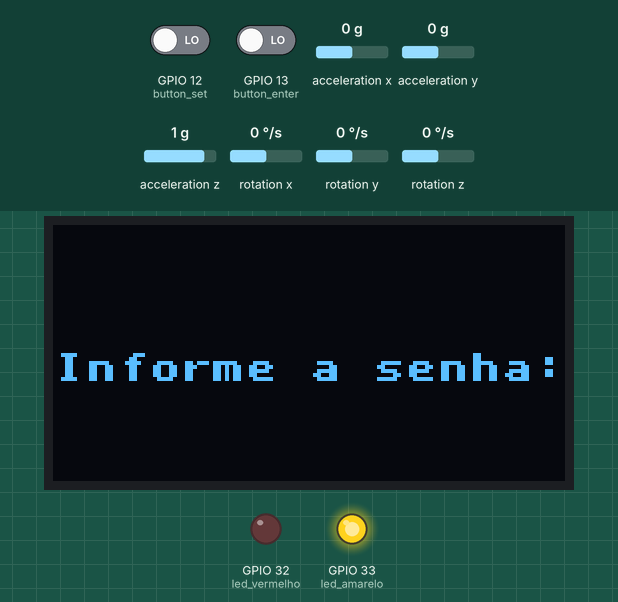
A sketch run on a simulated ESP32. On the bench: 128×64 one-colour display, output pins drawn as LEDs (lit = HIGH). Wiring (inferred from the names in the program): MPU-6050 motion sensor at I2C address 0x68. The test bench sets the inputs (shaded band); at power-on: GPIO 12 (button_set) LOW, GPIO 13 (button_enter) LOW, acceleration x 0 g, acceleration y 0 g, acceleration z 1 g, rotation x 0 °/s, rotation y 0 °/s, rotation z 0 °/s. The OLED is the two-colour kind (top 16 rows yellow); no radio packets arrive unless stated; what the sketch prints to the serial monitor is not drawn.

Above: at 3.7 s.
3.8 s: GPIO 12 (button_set) driven HIGH and GPIO 13 (button_enter) driven HIGH
At 4.6 s:
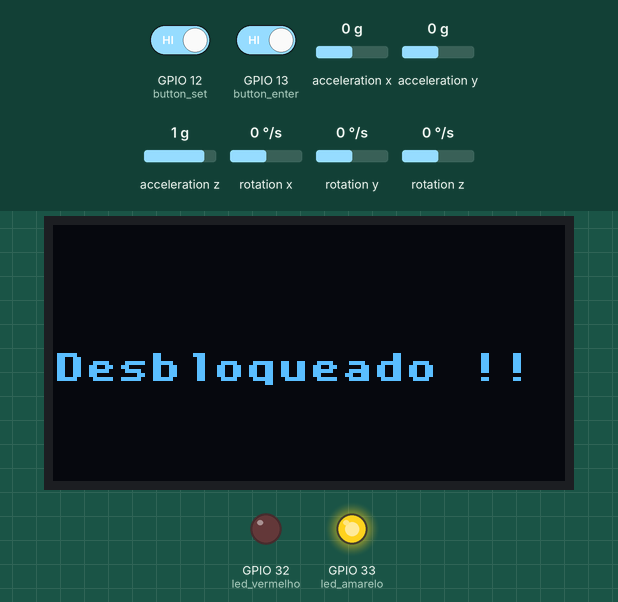
6.8 s: GPIO 12 (button_set) driven LOW
At 10.0 s:
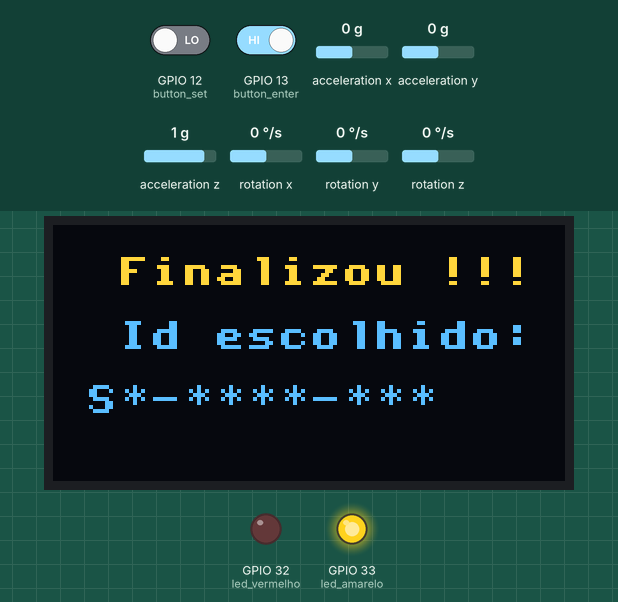
12.1 s: GPIO 12 (button_set) driven HIGH
At 14.94 s:
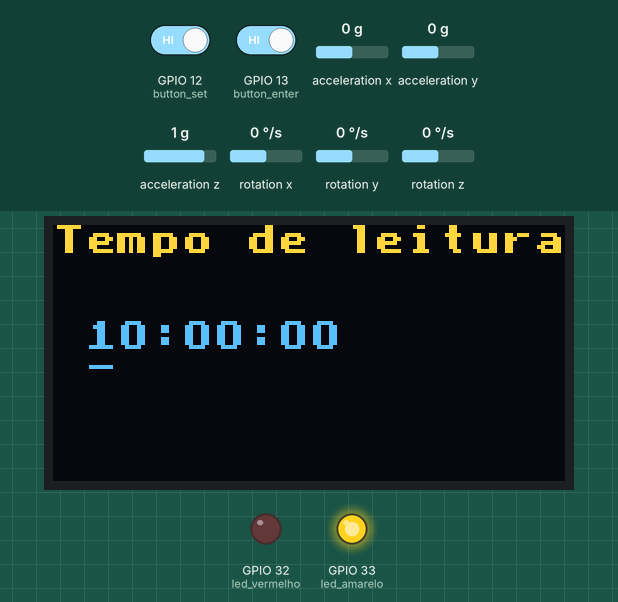
15.1 s: GPIO 12 (button_set) driven LOW
At 18.1 s:
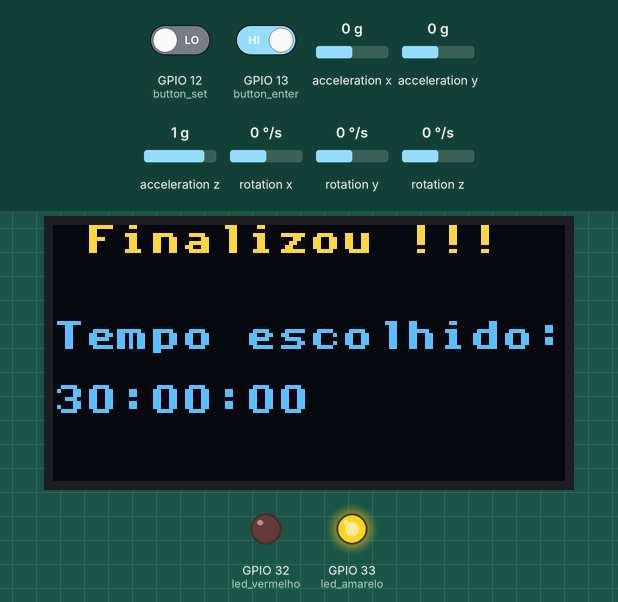
Timing chart, 0 to 22.1 s (numbered marks = the images above; inputs shaded):
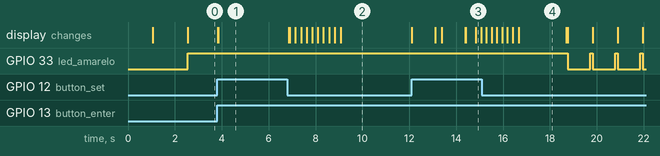

Measured:
- after the input at 3.8 s, the display: first changes at once (image 1 shows a later state)
- after the input at 15.1 s, GPIO 33 (led_amarelo): alternates HIGH for 0.11 s and LOW for 0.96 s, starting after 3.7 s

The sketch:

Slave.ino
```cpp
//Define os botões de set e enter do sensor slave
#define button_set 12
#define button_enter 13

#include <SPI.h> //responsável pela comunicação serial
#include <U8x8lib.h> //responsável por mostrar algo no display da placa
#include <SPI.h> //responsável pela comunicação serial
#include <LoRa.h> //responsável pela comunicação com o WIFI Lora
#include <Wire.h>  //responsável pela comunicação i2c
//Construtor do display
U8X8_SSD1306_128X64_NONAME_SW_I2C u8x8(/* clock=*/ 15, /* data=*/ 4, /* reset=*/ 16); //Construtor do display

// Definição dos pinos para uso do LoRa
#define SCK     5    // GPIO5  -- SX127x's SCK
#define MISO    19   // GPIO19 -- SX127x's MISO
#define MOSI    27   // GPIO27 -- SX127x's MOSI
#define SS      18   // GPIO18 -- SX127x's CS
#define RST     14   // GPIO14 -- SX127x's RESET
#define DI00    26   // GPIO26 -- SX127x's IRQ(Interrupt Request)
#define BAND    915E6  //Frequencia do radio - podemos utilizar ainda : 433E6, 868E6, 915E6
#define PABOOST true

const int MPU_addr=0x68;  // Endereço i2c do sensor

int16_t AcX,AcY,AcZ,Tmp,GyX,GyY,GyZ; // Variáveis que podem ser lidas no sensor

//vetores utilizados para armazenar dados lidos por um tempo enquanto o sensor é calibrado antes de operar
float cal_acx[150];
float cal_acy[150];
float cal_acz[150];
//Variáveis utilizadas para salvar os valores máximos e mínimos lidos

float max_acx,max_acy,max_acz,min_acy,min_acx,min_acz;
//Variáveis auxiliares para controlar a ordem de chamada das funções

int aux_1, aux_2, aux_3;
//Variáveis para indicar se o monitoramento está ok ou não
int indica_normal,indica_disturbio1;

//Definição  dos pinos para o Led
int led_vermelho = 32; // Led vermelho
int led_amarelo = 33; // Led amarelo

//Vetor de busca para construção do teclado com dois botões e vetor para definição do id
char busca[37] = {'A','B','C','D','E','F','G','H','I','J','K','L','M','N','O','P','Q','R','S','T','U','V','W','X','Y','Z','0','1','2','3','4','5','6','7','8','9','-'};
char id_equip[9] = {'*','*','*','*','*','*','*','*','*'};
int busca_2[10] = {0,1,2,3,4,5,6,7,8,9};

//Vetores para o cursor do teclado para indicar na tela
char cursor_id[11] = {'-',' ',' ',' ',' ',' ',' ',' ',' ',' ',' '};
char cursor_tempo[8] = {'-',' ',' ',' ',' ',' ',' ',' '};
//Contador para o Loop do teclado
int contador[6] = {0,0,0,0,0,0};
//Contador para o Loop de calibração
int cont_calibra;

//Variáveis booleanas para controlar a ordem dos eventos iniciais de settings
bool cond_1 = true;
bool cond_2 = true;
bool cond_3 = true;
bool cond_4 = true;

//Variáveis para os dois botões para o teclado
int set_state;
int enter_state;
//String para armazenar o id digitado
String id_equipamento1;
void setup() {
  Serial.begin(9600);
  //Inicialização do LoRa
  loraInit();
  //Declarações para os pinos dos leds e botões
  pinMode(button_set, INPUT);
  pinMode(button_enter, INPUT);
  pinMode(led_vermelho, OUTPUT);
  pinMode(led_amarelo, OUTPUT);
  //Inicialização da lib para o display
  u8x8.begin();
  //Delay de controle
  delay(1500);

}
void loop() {
  while(cond_4){
    digitalWrite(led_amarelo, HIGH);
    //Função para digitar uma senha de acesso ao settings
    senhaAcesso();
    //Função para escolher o id da máquina
    escolheId();
    delay(1000);
    //Função que faz a calibração do sensor
    calibraSensor();
    delay(1000);
    //Função que recebe o tempo de leitura e faz um contador para ler o padrão
    tempoLeitura();
    delay(1000);
    cond_4 = false;
    }
  //Função responsável por ler os dados já em estado de monitoramento
  read_sensor();
  digitalWrite(led_amarelo, HIGH);
  //normal();
  //disturbio_1();
  //Função responsável por enviar os dados lidos para o MASTER
  loraSentPacket_data();

}


void senhaAcesso(){
    while(cond_1){
      set_state = digitalRead(button_set);
      enter_state = digitalRead(button_enter);
      u8x8.setFont( u8x8_font_torussansbold8_r);
      u8x8.drawString(0,4, "Informe a senha: ");

      if(set_state == HIGH && enter_state == HIGH){
          u8x8.clearDisplay();
          u8x8.setFont( u8x8_font_torussansbold8_r);
          u8x8.drawString(0,4, "Desbloqueado !!");
          delay(3000);
          cond_1 = false;
          u8x8.clearDisplay();
        }
      }

}
void escolheId(){
  while(cond_2){
    int aux;
    int x = 0;
    int y = 0;
    int contador = 0;
    while(x < sizeof(id_equip)){ // alterei para -1
      set_state =   digitalRead(button_set);
      enter_state = digitalRead(button_enter);
      u8x8.setFont( u8x8_font_torussansbold8_r);
      u8x8.setCursor(1, 0);
      u8x8.print("Informe o ID:");
      u8x8.setCursor(0, 3);
      u8x8.print(String(id_equip[0])+String(id_equip[1])+"-"+String(id_equip[2])+String(id_equip[3])+String(id_equip[4])+String(id_equip[5])+"-"+String(id_equip[6])+String(id_equip[7])+String(id_equip[8]));
      u8x8.setCursor(0,4);
      u8x8.print(String(cursor_id[0])+String(cursor_id[1])+String(cursor_id[2])+String(cursor_id[3])+String(cursor_id[4])+String(cursor_id[5])+String(cursor_id[6])+String(cursor_id[7])+String(cursor_id[8])+String(cursor_id[9])+String(cursor_id[10]));

      if(set_state == HIGH && y < 37){ // trocar por <=
        id_equip[x] = busca[y];
        y++;
        delay(200);
        Serial.print("X= ");Serial.println(x);
        Serial.print("Y= ");Serial.println(y);
        if(y > 36){
          y = 0;
          u8x8.clearDisplay(); // Teste de resolução do probelma de amostragem múltipla da imagem
          }
        }
        else if (enter_state == HIGH && x < 9){ // TROCAR POR 9
         x = x + 1;
         y = 0;

         if (x < 2) {
            cursor_id[x-1] = ' ';
            cursor_id[x] = '-';
            }
         if (x == 2){
            cursor_id[x + 1] = '-';
            cursor_id[x-1] = ' ';
         }
        if (x > 2 && x < 6){
          cursor_id[x] = ' ';
          cursor_id[x+1] = '-';
          }
        if ( x == 6){
          cursor_id[x] = ' ';
          cursor_id[x+2] = '-';

          }
        if ( x > 6){
          cursor_id[x+1] = ' ';
          cursor_id[x+2] = '-';
          }

         delay(200);
         Serial.print("X= ");Serial.println(x);
         Serial.print("Y= ");Serial.println(y);
        }
        else if (set_state == HIGH && enter_state == HIGH){ // VERIFICAR ESTAS CONDIÇÕES
          }
      }
      cond_2 = false;
      u8x8.clearDisplay();
      u8x8.setFont( u8x8_font_torussansbold8_r);
      u8x8.setCursor(2, 1);
      u8x8.print("Finalizou !!!");
      u8x8.setCursor(2, 3);
      u8x8.print("Id escolhido: ");
      u8x8.setCursor(1, 5);
      u8x8.print("S"+String(id_equip[1])+"-"+String(id_equip[2])+String(id_equip[3])+String(id_equip[4])+String(id_equip[5])+"-"+String(id_equip[6])+String(id_equip[7])+String(id_equip[8]));
      delay(3000);
      u8x8.clearDisplay();
    }
  }

void tempoLeitura(){
  int aux2;
  while(cond_3){
    int x_1 = 0;
    int y_1 = 0;
    while(x_1 < 6){ // TrOQUEI POR  por 6
      set_state =   digitalRead(button_set);
      enter_state = digitalRead(button_enter);
      u8x8.setFont( u8x8_font_torussansbold8_r);
      u8x8.drawString(0,0, "Tempo de leitura:");
      u8x8.setCursor(1, 3);
      u8x8.print(String(contador[0]) + String(contador[1]) + ':' + String(contador[2]) + String(contador[3]) + ':' + String(contador[4]) + String(contador[5]));
      u8x8.setCursor(1, 4);
      u8x8.print(String(cursor_tempo[0]) + String(cursor_tempo[1])+ String(cursor_tempo[2])+ String(cursor_tempo[3])+ String(cursor_tempo[4])+ String(cursor_tempo[5])+ String(cursor_tempo[6])+ String(cursor_tempo[7]));

      if(set_state == HIGH && y_1 < 10){
        contador[x_1] = busca_2[y_1];
        y_1++;
        delay(200);
        if(y_1 > 10){
          y_1 = 0;
          u8x8.clearDisplay(); // Teste de resolução do probelma de amostragem múltipla da imagem
          }
        }
        else if (enter_state == HIGH && x_1 < 6){ // TROCAR POR 6
         x_1++;
         y_1 = 0;

         //ALTERNATIVA 1:
        if ((x_1) < 2) {
            cursor_tempo[(x_1) - 1] = ' ';
            cursor_tempo[(x_1)] = '-';
            }
         if ((x_1) == 2){
            cursor_tempo[(x_1) + 1] = '-';
            cursor_tempo[(x_1) - 1] = ' ';
         }
        if ((x_1) > 2 && (x_1) < 4){
          cursor_tempo[(x_1)] = ' ';
          cursor_tempo[(x_1)+1] = '-';
          }
        if ( (x_1) == 4){
          cursor_tempo[(x_1)] = ' ';
          cursor_tempo[(x_1)+2] = '-';

          }
        if ( (x_1) > 4){
          cursor_tempo[(x_1) + 1] = ' ';
          cursor_tempo[(x_1) + 2] = '-';
          }
         delay(200);
        }
        else if (set_state == HIGH && enter_state == HIGH){  //VERIFICAR ESTAS CONDIÇÕES
          x_1 = 0;
          }
      }
      cond_3 = false;
      u8x8.clearDisplay();
      u8x8.setFont( u8x8_font_torussansbold8_r);
      u8x8.setCursor(1, 0);
      u8x8.print("Finalizou !!!");
      u8x8.setCursor(0, 3);
      u8x8.print("Tempo escolhido: ");
      u8x8.setCursor(0, 5);
      u8x8.print(String(contador[0]) + String(contador[1]) + ':' + String(contador[2]) + String(contador[3]) + ':' + String(contador[4]) + String(contador[5]));
    }
    delay(2000);
    u8x8.clearDisplay();
    int h = (contador[0]*10) + contador[1];
    int m = (contador[2]*10) + contador[3];
    int s = (contador[4]*10) + contador[5];
    int h_1,m_1,s_1;
    int temp_total = (s*1000)+(m*60000)+(h*3600000);
    int temporizador = 0;

    while(temp_total > 0){
      digitalWrite(led_amarelo, LOW);
      if(millis()-temporizador >= 1000){
        temp_total = temp_total - 1000;
        temporizador = millis();
        digitalWrite(led_amarelo, HIGH);
        }
        h_1 = ((temp_total-(temp_total%3600000))/3600000)%60;
        m_1 = ((temp_total-(temp_total%60000))/60000)%60;
        s_1 = ((temp_total-(temp_total%1000))/1000)%60;
        u8x8.setFont( u8x8_font_torussansbold8_r);
        u8x8.setCursor(1, 0);
        u8x8.print("Lendo padrão...");
        u8x8.setCursor(0, 3);
        u8x8.print(String((h_1-(h_1%10))/10) + String(h_1 % 10) + ':' + String((m_1-(m_1%10))/10) + String((m_1 % 10)) + ':' + String((s_1-(s_1%10))/10) + String((s_1 % 10)));

        if (millis()> 4000){
          Serial.print("Esperando tempo para Leitura !");
          }
        read_sensor_normal();

      }
      digitalWrite(led_amarelo, LOW);
      u8x8.clearDisplay();
      u8x8.setFont( u8x8_font_torussansbold8_r);
      u8x8.setCursor(0, 0);
      u8x8.print("Leitura Terminou !!");
      delay(2000);
      u8x8.clearDisplay();

  }

void read_sensor_normal(){
  Wire.beginTransmission(MPU_addr);
  Wire.write(0x3B);
  Wire.endTransmission(false);
  Wire.requestFrom(MPU_addr,14,true);
  AcX=Wire.read()<<8|Wire.read();
  AcY=Wire.read()<<8|Wire.read();
  AcZ=Wire.read()<<8|Wire.read();
  Tmp = Wire.read() << 8 | Wire.read(); //0x41 (TEMP_OUT_H) & 0x42 (TEMP_OUT_L)
  GyX = Wire.read() << 8 | Wire.read(); //0x43 (GYRO_XOUT_H) & 0x44 (GYRO_XOUT_L)
  GyY = Wire.read() << 8 | Wire.read(); //0x45 (GYRO_YOUT_H) & 0x46 (GYRO_YOUT_L)
  GyZ = Wire.read() << 8 | Wire.read(); //0x47 (GYRO_ZOUT_H) & 0x48 (GYRO_ZOUT_L)

  if ((AcX / 2048.0) > max_acx){
    max_acx = AcX / 2048.0;
    }
  if ((AcY / 2048.0) > max_acy){
    max_acy = AcY / 2048.0;
    }
  if ((AcZ/2048.0) > max_acz){
    max_acz = AcZ / 2048.0;
    }
  if ((AcX/ 2048.0) < min_acx){
    min_acx = AcX / 2048.0;
    }
  if ((AcY / 2048.0) < min_acy){
    min_acy = AcY / 2048.0;
    }
  if ((AcZ / 2048.0 / 2048.0) < min_acz){
    min_acz = AcZ / 2048.0;
    }
  // Linha para observar o erro de máximo qual o valor tá ficando nas variáveis
   Serial.print("AcX = "); Serial.print(AcX / 2048.0);
   Serial.print(" | AcY = "); Serial.print(AcY / 2048.0);
   Serial.print(" | AcZ = "); Serial.print(AcZ / 2048.0);Serial.print(":::");
   Serial.print(max_acx);Serial.print(";"); Serial.print(max_acy);Serial.print(";"); Serial.print(max_acz);
   Serial.print(":::");Serial.print(min_acx);Serial.print(";"); Serial.print(min_acy);Serial.print(";"); Serial.println(min_acz);

}

void normal(){
  //VALORES POSITIVOS
      if(abs(0.85 * min_acx) <= abs(AcX / 2048.0) <= abs(1.15*max_acx)){
        indica_normal = 1;
        indica_disturbio1 = 0;
        digitalWrite(led_vermelho,LOW);

    }


      if( abs(0.85*min_acy) <= abs(AcY / 2048.0)<= abs(1.15*max_acy)){
          indica_normal = 1;
          indica_disturbio1 = 0;
          digitalWrite(led_vermelho, LOW);
    }

      if( abs(0.85*min_acz) <= abs(AcZ / 2048.0)<= abs(1.15*max_acz)){
          indica_normal = 1;
          indica_disturbio1 = 0;
          digitalWrite(led_vermelho, LOW);
    }

  }
void disturbio_1(){
  //MARGEM POSITIVA DA BORDA SUPERIOR
  if((AcX / 2048.0) > 0){
    if ((AcX / 2048.0) > (1.5*max_acx)){
      indica_normal = 0;
      indica_disturbio1 = 1;
      digitalWrite(led_vermelho, HIGH);
    }
    }
  if((AcY / 2048.0) > 0){
    if ((AcY / 2048.0) > (1.5*max_acx)){
      indica_normal = 0;
      indica_disturbio1 = 1;
      digitalWrite(led_vermelho, HIGH);
    }
    }
  if((AcZ / 2048.0) > 0){
    if ((AcZ / 2048.0) > (1.5*max_acz)){
      indica_normal = 0;
      indica_disturbio1 = 1;
      digitalWrite(led_vermelho, HIGH);
      }
    }
  }

void init_MPU(){
  //MPU Initializing & Reset
  Wire.beginTransmission(MPU_addr);
  Wire.write(0x6B);  // PWR_MGMT_1 register
  Wire.write(0);     // set to zero (wakes up the MPU-6050)
  Wire.endTransmission(true);

  //MPU6050 Clock Type
  Wire.beginTransmission(MPU_addr);
  Wire.write(0x6B);  // PWR_MGMT_1 register
  Wire.write(0x03);     // Selection Clock 'PLL with Z axis gyroscope reference'
  Wire.endTransmission(true);

  //CONFIGURAÇÕES DO GIROSCÓPIO
  Wire.beginTransmission(MPU_addr);
  Wire.write(0x1B);  // Gyroscope Configuration register
  //Wire.write(0x00);     // FS_SEL=0, Full Scale Range = +/- 250 [degree/sec]
  Wire.write(0x08);     // FS_SEL=1, Full Scale Range = +/- 500 [degree/sec]
  //Wire.write(0x10);     // FS_SEL=2, Full Scale Range = +/- 1000 [degree/sec]
  //Wire.write(0x18);     // FS_SEL=3, Full Scale Range = +/- 2000 [degree/sec]
  Wire.endTransmission(true);

  //ESCALA ACELEROMETRO
  Wire.beginTransmission(MPU_addr);
  Wire.write(0x1C);  // Accelerometer Configuration register
  //Wire.write(0x00);     // AFS_SEL=0, Full Scale Range = +/- 2 [g]
  //Wire.write(0x08);     // AFS_SEL=1, Full Scale Range = +/- 4 [g]
  //Wire.write(0x10);     // AFS_SEL=2, Full Scale Range = +/- 8 [g]
  Wire.write(0x18);     // AFS_SEL=3, Full Scale Range = +/- 16 [g]
  Wire.endTransmission(true);

  //FILTRO BAIXA BAIXA
  Wire.beginTransmission(MPU_addr);
  Wire.write(0x1A);  // DLPF_CFG register
  //Wire.write(0x00);     // Accel BW 260Hz, Delay 0ms / Gyro BW 256Hz, Delay 0.98ms, Fs 8KHz
  //Wire.write(0x01);     // Accel BW 184Hz, Delay 2ms / Gyro BW 188Hz, Delay 1.9ms, Fs 1KHz
  //Wire.write(0x02);     // Accel BW 94Hz, Delay 3ms / Gyro BW 98Hz, Delay 2.8ms, Fs 1KHz
  //Wire.write(0x03);     // Accel BW 44Hz, Delay 4.9ms / Gyro BW 42Hz, Delay 4.8ms, Fs 1KHz
  //Wire.write(0x04);     // Accel BW 21Hz, Delay 8.5ms / Gyro BW 20Hz, Delay 8.3ms, Fs 1KHz
  //Wire.write(0x05);     // Accel BW 10Hz, Delay 13.8ms / Gyro BW 10Hz, Delay 13.4ms, Fs 1KHz
  Wire.write(0x06);     // Accel BW 5Hz, Delay 19ms / Gyro BW 5Hz, Delay 18.6ms, Fs 1KHz
  Wire.endTransmission(true);
}

void read_sensor(){
  Wire.beginTransmission(MPU_addr);
  Wire.write(0x3B);
  Wire.endTransmission(false);
  Wire.requestFrom(MPU_addr,14,true);
  AcX=Wire.read()<<8|Wire.read();
  AcY=Wire.read()<<8|Wire.read();
  AcZ=Wire.read()<<8|Wire.read();
  Tmp = Wire.read() << 8 | Wire.read(); //0x41 (TEMP_OUT_H) & 0x42 (TEMP_OUT_L)
  GyX = Wire.read() << 8 | Wire.read(); //0x43 (GYRO_XOUT_H) & 0x44 (GYRO_XOUT_L)
  GyY = Wire.read() << 8 | Wire.read(); //0x45 (GYRO_YOUT_H) & 0x46 (GYRO_YOUT_L)
  GyZ = Wire.read() << 8 | Wire.read(); //0x47 (GYRO_ZOUT_H) & 0x48 (GYRO_ZOUT_L)

  normal();
  disturbio_1();
  Serial.print("AcX = "); Serial.print(abs(AcX / 2048.0));
  Serial.print(" | AcY = "); Serial.print(AcY / 2048.0);
  Serial.print(" | AcZ = "); Serial.print(AcZ / 2048.0);Serial.print(":::");
  Serial.print(max_acx);Serial.print(";"); Serial.print(max_acy);Serial.print(";"); Serial.print(max_acz);
  Serial.print(":::");Serial.print(min_acx);Serial.print(";"); Serial.print(min_acy);Serial.print(";"); Serial.print(min_acz);Serial.print(":::");
  Serial.print(abs(max_acx));Serial.print(";"); Serial.print(abs(max_acy));Serial.print(";"); Serial.println(abs(max_acz));


}

void loraSentPacket_data(){
  //beginPacket : abre um pacote para adicionarmos os dados para envio
  LoRa.beginPacket();
  //print: adiciona os dados no pacote
  LoRa.print(AcX);LoRa.print("|");LoRa.print(AcY);
  LoRa.print("|");LoRa.print(AcZ);LoRa.print("|");
  LoRa.print(indica_normal);LoRa.print("|");LoRa.print(indica_disturbio1);LoRa.print("|");
  LoRa.print(String(id_equip[0])+String(id_equip[1])+"-"+String(id_equip[2])+String(id_equip[3])+String(id_equip[4])+String(id_equip[5])+"-"+String(id_equip[6])+String(id_equip[7])+String(id_equip[8]));LoRa.print("|");
  //endPacket : fecha o pacote e envia
  LoRa.endPacket(); //retorno= 1:sucesso | 0: falha
  }


void mostra_dados(){
  Serial.print("AcX = "); Serial.print(AcX);
  Serial.print(" | AcY = "); Serial.print(AcY);
  Serial.print(" | AcZ = "); Serial.println(AcZ);
  delay(10);

  }

void loraInit(){
  SPI.begin(SCK,MISO,MOSI,SS); //inicia a comunicação serial com o Lora
  LoRa.setPins(SS,RST,DI00); //configura os pinos que serão utlizados pela biblioteca (deve ser chamado antes do LoRa.begin)
  Wire.begin();
  init_MPU();
  //inicializa o Lora com a frequencia específica.
  if (!LoRa.begin(BAND))
  {
    Serial.print("Comunicação Lora falhou !");
    while (1);
  }
  //indica no display que inicilizou corretamente.
  Serial.print("Comunicação Lora ok !");
  delay(1000);

  }
 void calibraSensor(){
  u8x8.setFont( u8x8_font_torussansbold8_r);
  u8x8.drawString(0,4, "Calibrando ");
   u8x8.drawString(0,5, "Sensor...");
  while(cont_calibra < 151){
    Wire.beginTransmission(MPU_addr);
    Wire.write(0x3B);
    Wire.endTransmission(false);
    Wire.requestFrom(MPU_addr,14,true);
    AcX=Wire.read()<<8|Wire.read();
    AcY=Wire.read()<<8|Wire.read();
    AcZ=Wire.read()<<8|Wire.read();
    Tmp = Wire.read() << 8 | Wire.read(); //0x41 (TEMP_OUT_H) & 0x42 (TEMP_OUT_L)
    GyX = Wire.read() << 8 | Wire.read(); //0x43 (GYRO_XOUT_H) & 0x44 (GYRO_XOUT_L)
    GyY = Wire.read() << 8 | Wire.read(); //0x45 (GYRO_YOUT_H) & 0x46 (GYRO_YOUT_L)
    GyZ = Wire.read() << 8 | Wire.read(); //0x47 (GYRO_ZOUT_H) & 0x48 (GYRO_ZOUT_L)
    cal_acx[cont_calibra] = AcX / 2048.0;
    cal_acy[cont_calibra] = AcY / 2048.0;
    cal_acz[cont_calibra] = AcZ / 2048.0;
    cont_calibra ++;
    }

    max_acx = cal_acx[140];
    min_acx = cal_acx[140];
    max_acy = cal_acy[140];
    min_acy = cal_acy[140];
    max_acz = cal_acz[140];
    min_acz = cal_acz[140];
    u8x8.clearDisplay();
  }
```
